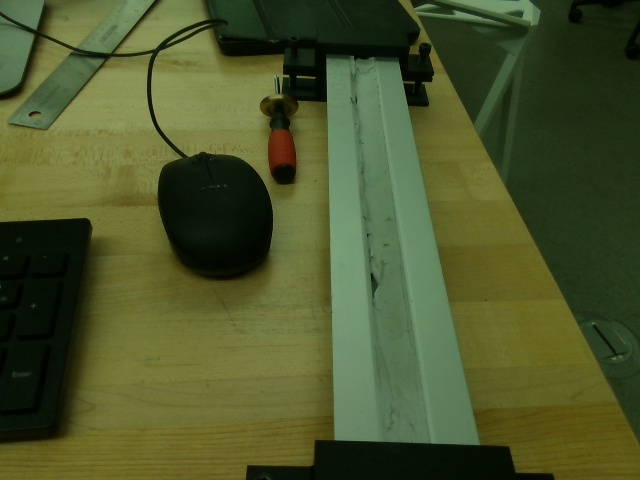
#> input picture rgb/rgb_000.png, 640 x 480 px, found by its file name
$ python masking.py
#> lines starting #> are read from the running program, lines starting #| are printed output that depends on the picture; after the words box and inside, x2 and y2 are one past the last pixel; in counts of white or black regions, pixels touching at a corner belong together
import cv2
import numpy as np

def detect_delamination_and_create_mask(image_path, output_path):
    # Load the original image
#> called with image_path = 'C:/Users/ashwi/Desktop/rgb_000.png'
    img = cv2.imread(image_path)
#> img is the input picture: shape (480, 640, 3); mean B, G, R 43.3, 85.7, 75.5
    original = img.copy()

    # Convert to different color spaces for better detection
    gray = cv2.cvtColor(img, cv2.COLOR_BGR2GRAY)
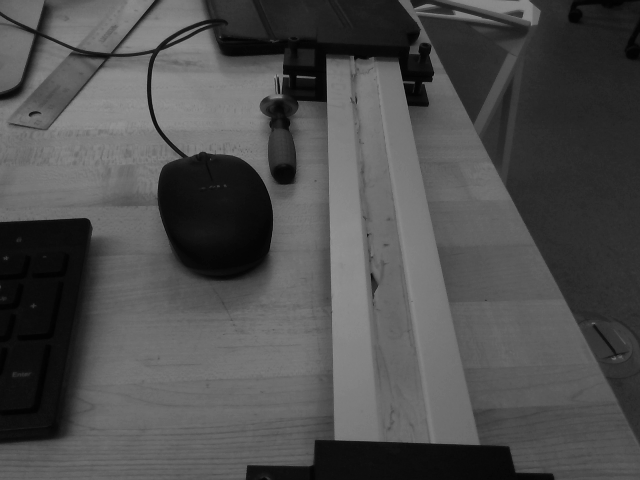
#> gray: shape (480, 640); min 1, max 150, mean 77.7
    hsv = cv2.cvtColor(img, cv2.COLOR_BGR2HSV)
#> hsv: shape (480, 640, 3); mean H, S, V 41.5, 141.1, 86.5

    # Method 1: HSV-based dark region detection
    # Define range for dark/black regions (delamination)
    lower_dark = np.array([0, 0, 0])      # Lower bound for dark regions
    upper_dark = np.array([180, 0, 5])  # Upper bound (adjust as needed)
    dark_mask = cv2.inRange(hsv, lower_dark, upper_dark)
#> dark_mask: shape (480, 640); every value is 0

    # Method 2: Grayscale thresholding for additional detection
    _, thresh_mask = cv2.threshold(gray, 100, 255, cv2.THRESH_BINARY_INV)
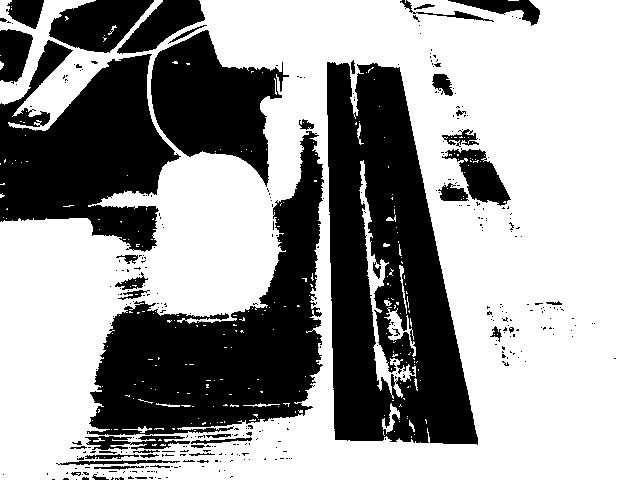
#> thresh_mask: shape (480, 640); 62% white; 353 black regions (307 under 20 px)

    # Combine both masks
    # combined_mask = cv2.bitwise_or(dark_mask, thresh_mask)
    combined_mask = thresh_mask

    # Clean up the mask using morphological operations
    # kernel = np.ones((3,3), np.uint8)
    # # Remove small noise
    # cleaned_mask = cv2.morphologyEx(combined_mask, cv2.MORPH_OPEN, kernel)
    # # # Fill small gaps in delamination lines
    # cleaned_mask = cv2.morphologyEx(cleaned_mask, cv2.MORPH_CLOSE, kernel)

    cleaned_mask = combined_mask
    # Filter contours by area to remove very small detections
    contours, _ = cv2.findContours(cleaned_mask, cv2.RETR_EXTERNAL, cv2.CHAIN_APPROX_SIMPLE)
#> contours = 40 contours, 39 with area under 20; largest, box (x1, y1, x2, y2) and area: (0, 0, 640, 480) 274197
    final_mask = np.zeros_like(cleaned_mask)

    min_area = 10  # Adjust based on your image size
    for contour in contours:
        if cv2.contourArea(contour) > min_area:
            cv2.fillPoly(final_mask, [contour], 255)
#> this loop made 40 passes
#> contour on passes 1, 2, 4, 5, 6, 7, 8, 9, 10, 11, 12, 13: [[116, 479]], [[142, 246]], [[151, 239], [152, 239]], [[128, 239]], [[123, 239], [125, 239]], [[138, 231]], [[99, 229]], [[120, 221], [121, 222], [121, 221]], [[98, 219], [99, 219]], [[153, 218], [152, 219], [153, 219]], [[6, 218]], [[3, 217]]
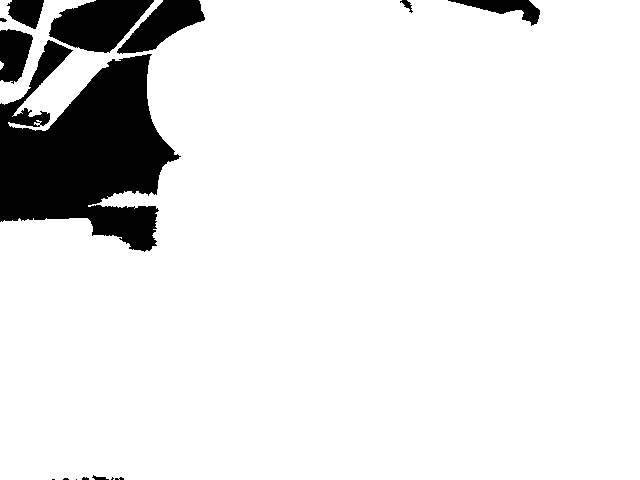
#> final_mask: shape (480, 640); 89.9% white; 15 black regions (6 under 20 px), largest, box (x1, y1, x2, y2) and area: (0, 40, 181, 252) 22063, (49, 0, 154, 53) 3592, (117, 0, 205, 54) 2302

    # Create colored overlay (red like your reference)
    colored_overlay = np.zeros_like(original)
    colored_overlay[final_mask == 255] = [0, 0, 255]  # Red in BGR

    # Blend original image with colored overlay
    result = cv2.addWeighted(original, 0.7, colored_overlay, 0.3, 0)
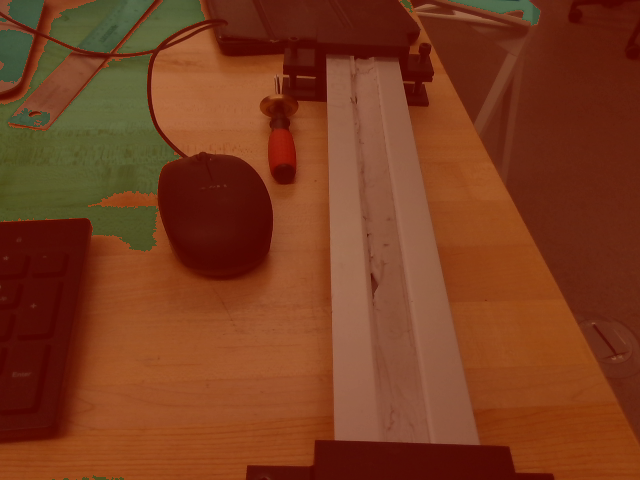
#> result: shape (480, 640, 3); mean B, G, R 30.3, 60, 121.6

    # Save results
    cv2.imwrite(output_path.replace('.jpg', '_mask.jpg'), final_mask)
    cv2.imwrite(output_path, result)

    return result, final_mask


result, mask = detect_delamination_and_create_mask("C:/Users/ashwi/Desktop/rgb_000.png", 'C:/Users/ashwi/Desktop/rgb_000_masking.jpg')
cv2.imshow('Delamination Detection', result)
cv2.imshow('Binary Mask', mask)
cv2.waitKey(0)
cv2.destroyAllWindows()

$ run again, with rgb/rgb_001.png copied over rgb/rgb_000.png
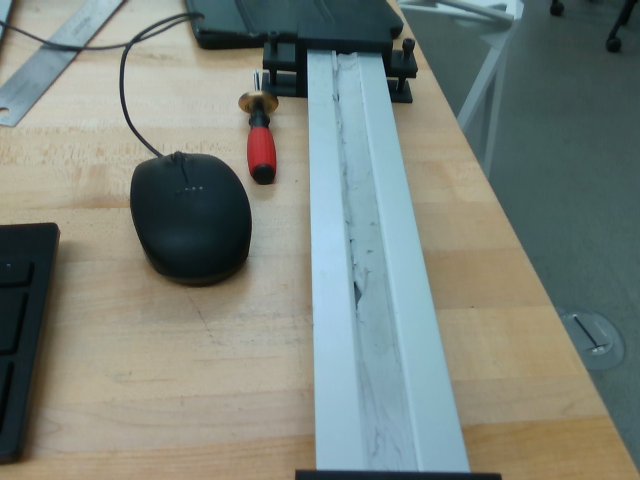
#> input picture rgb/rgb_001.png, 640 x 480 px, found by its file name
#> in detect_delamination_and_create_mask, img is the input picture: shape (480, 640, 3); mean B, G, R 123.3, 130.8, 122.3
#> hsv: shape (480, 640, 3); mean H, S, V 58.4, 62.9, 138.3
#> in detect_delamination_and_create_mask, `dark_mask = cv2.inRange(hsv, lower_dark, upper_dark)`:
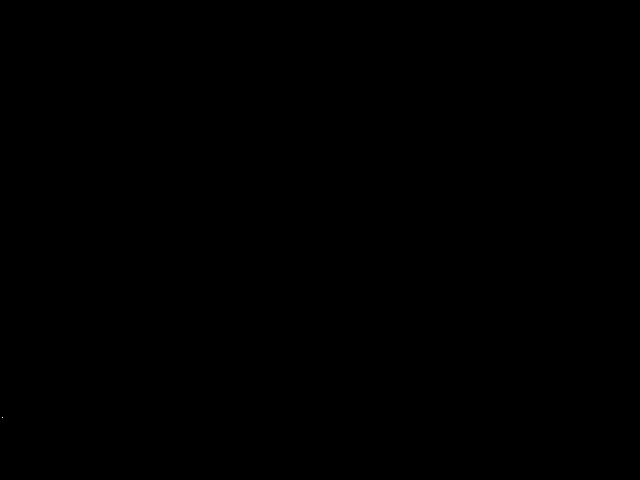
#> dark_mask: shape (480, 640); 0% white in thin lines or dots, all inside (x1, y1, x2, y2) = (2, 417, 3, 418)
#> thresh_mask: shape (480, 640); 32.8% white; 18 white regions (10 under 20 px)
#> contours = 16 contours, 10 with area under 20; largest, box (x1, y1, x2, y2) and area: (401, 0, 640, 473) 51931, (0, 0, 418, 290) 31653, (0, 222, 70, 467) 12424, (295, 469, 503, 480) 1596, (464, 68, 498, 168) 1308, (354, 282, 361, 309) 68
#> the loop in detect_delamination_and_create_mask, `for contour in contours:` made 16 passes
#> contour on passes 2, 4, 7, 8, 11: [[199, 312]], [[350, 240], [350, 242], [350, 241], [351, 240]], [[338, 95], [338, 100]], [[45, 91]], [[59, 74], [59, 75], [57, 77], [59, 75]]
#> in detect_delamination_and_create_mask, `result = cv2.addWeighted(original, 0.7, colored_overlay, 0.3, 0)`:
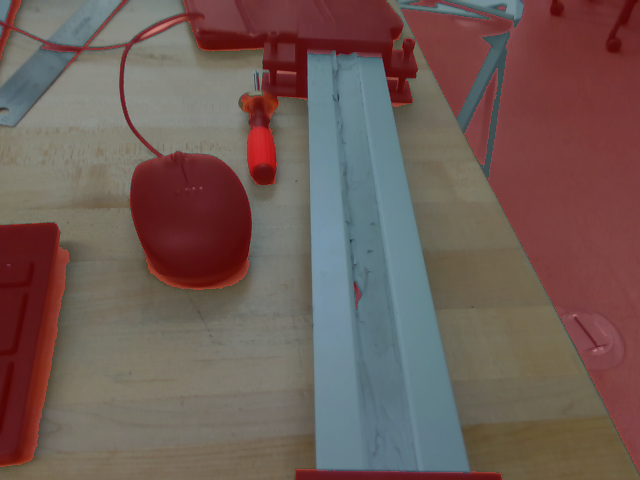
#> result: shape (480, 640, 3); mean B, G, R 86.3, 91.6, 110.9

$ run again, with rgb/rgb_002.png copied over rgb/rgb_000.png
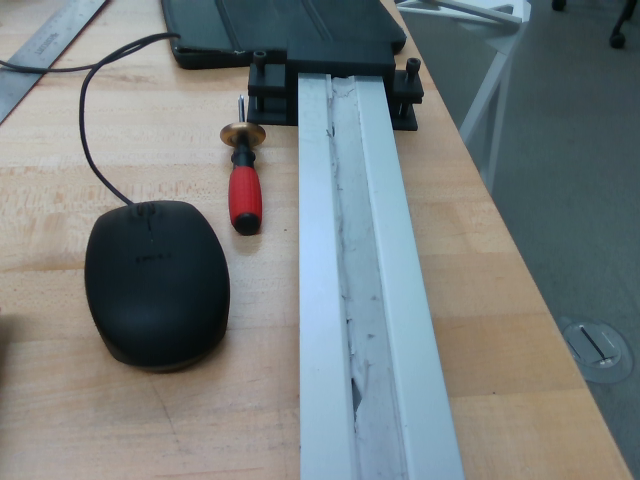
#> input picture rgb/rgb_002.png, 640 x 480 px, found by its file name
#> in detect_delamination_and_create_mask, img is the input picture: shape (480, 640, 3); mean B, G, R 125.7, 125, 117.5
#> hsv: shape (480, 640, 3); mean H, S, V 62.6, 60.3, 135.5
#> dark_mask: shape (480, 640); every value is 0
#> in detect_delamination_and_create_mask, `_, thresh_mask = cv2.threshold(gray, 100, 255, cv2.THRESH_BINARY_INV)`:
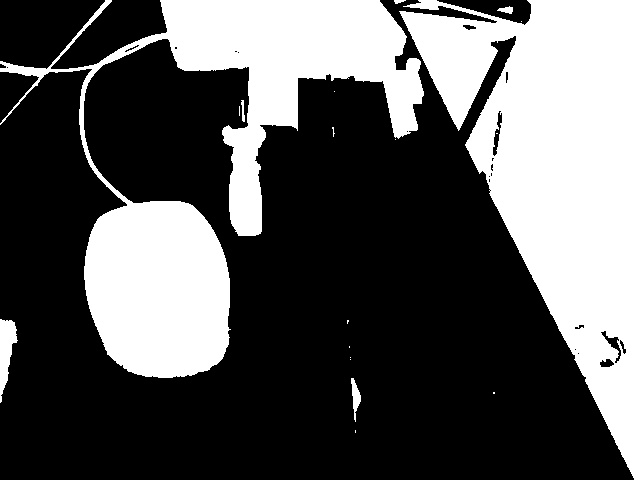
#> thresh_mask: shape (480, 640); 34.8% white; 19 white regions (12 under 20 px)
#> contours = 18 contours, 12 with area under 20; largest, box (x1, y1, x2, y2) and area: (399, 0, 640, 480) 56458, (0, 0, 424, 378) 47857, (0, 319, 18, 403) 733, (351, 378, 361, 422) 169, (497, 6, 513, 14) 58, (241, 100, 245, 122) 30
#> the loop in detect_delamination_and_create_mask, `for contour in contours:` made 18 passes
#> contour on passes 1, 2, 4, 5, 6, 9, 11, 13: [[355, 430], [355, 432]], [[493, 392], [493, 393], [494, 393], [494, 392]], [[350, 359]], [[350, 357]], [[349, 346], [349, 347]], [[395, 139]], [[239, 106], [239, 115]], [[334, 91]]
#> in detect_delamination_and_create_mask, `result = cv2.addWeighted(original, 0.7, colored_overlay, 0.3, 0)`:
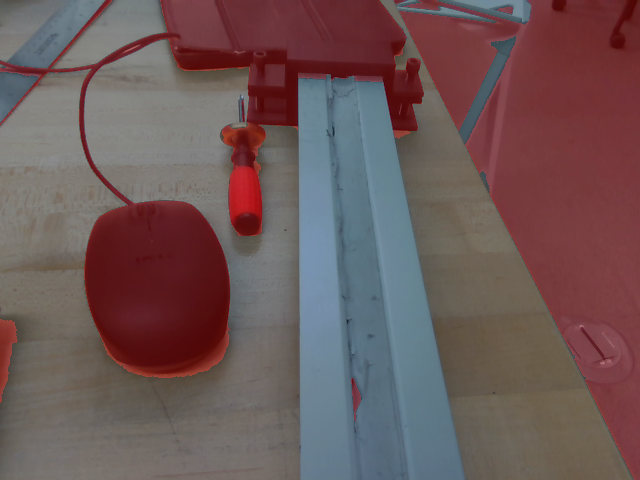
#> result: shape (480, 640, 3); mean B, G, R 88, 87.5, 109.1

$ run again, with rgb/rgb_003.png copied over rgb/rgb_000.png
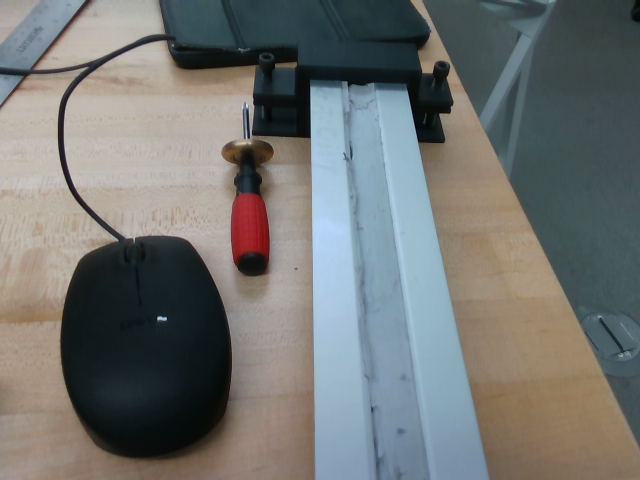
#> input picture rgb/rgb_003.png, 640 x 480 px, found by its file name
#> in detect_delamination_and_create_mask, img is the input picture: shape (480, 640, 3); mean B, G, R 114.3, 116.5, 113.9
#> hsv: shape (480, 640, 3); mean H, S, V 60, 61.5, 127.8
#> dark_mask: shape (480, 640); every value is 0
#> in detect_delamination_and_create_mask, `_, thresh_mask = cv2.threshold(gray, 100, 255, cv2.THRESH_BINARY_INV)`:
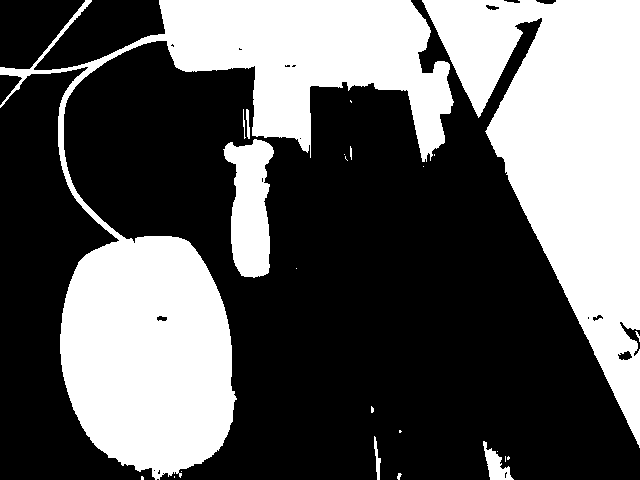
#> thresh_mask: shape (480, 640); 37.6% white; 24 white regions (14 under 20 px)
#> contours = 24 contours, 18 with area under 20; largest, box (x1, y1, x2, y2) and area: (0, 0, 454, 480) 61718, (422, 0, 640, 448) 46401, (223, 139, 274, 278) 4618, (483, 441, 514, 480) 473, (374, 436, 381, 480) 97, (246, 109, 250, 139) 49
#> the loop in detect_delamination_and_create_mask, `for contour in contours:` made 24 passes
#> contour on passes 1, 4, 6, 7, 13, 14, 15, 16: [[174, 476], [174, 477]], [[181, 471]], [[505, 456], [505, 461]], [[497, 451]], [[296, 268]], [[423, 166]], [[345, 156], [345, 158], [347, 160], [345, 158]], [[434, 154], [434, 155]]
#> in detect_delamination_and_create_mask, `result = cv2.addWeighted(original, 0.7, colored_overlay, 0.3, 0)`:
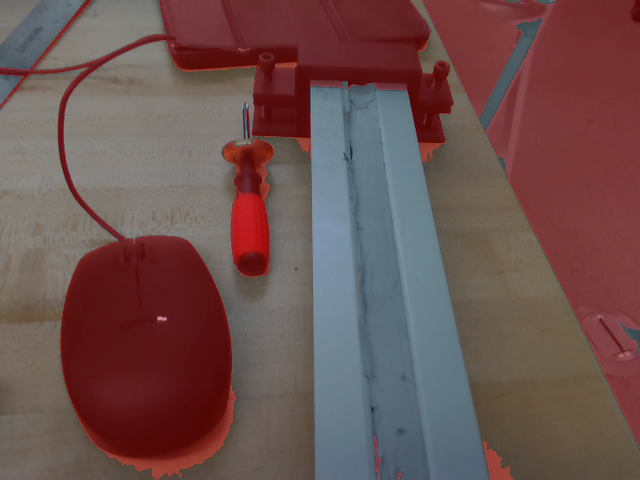
#> result: shape (480, 640, 3); mean B, G, R 80, 81.5, 108.6
